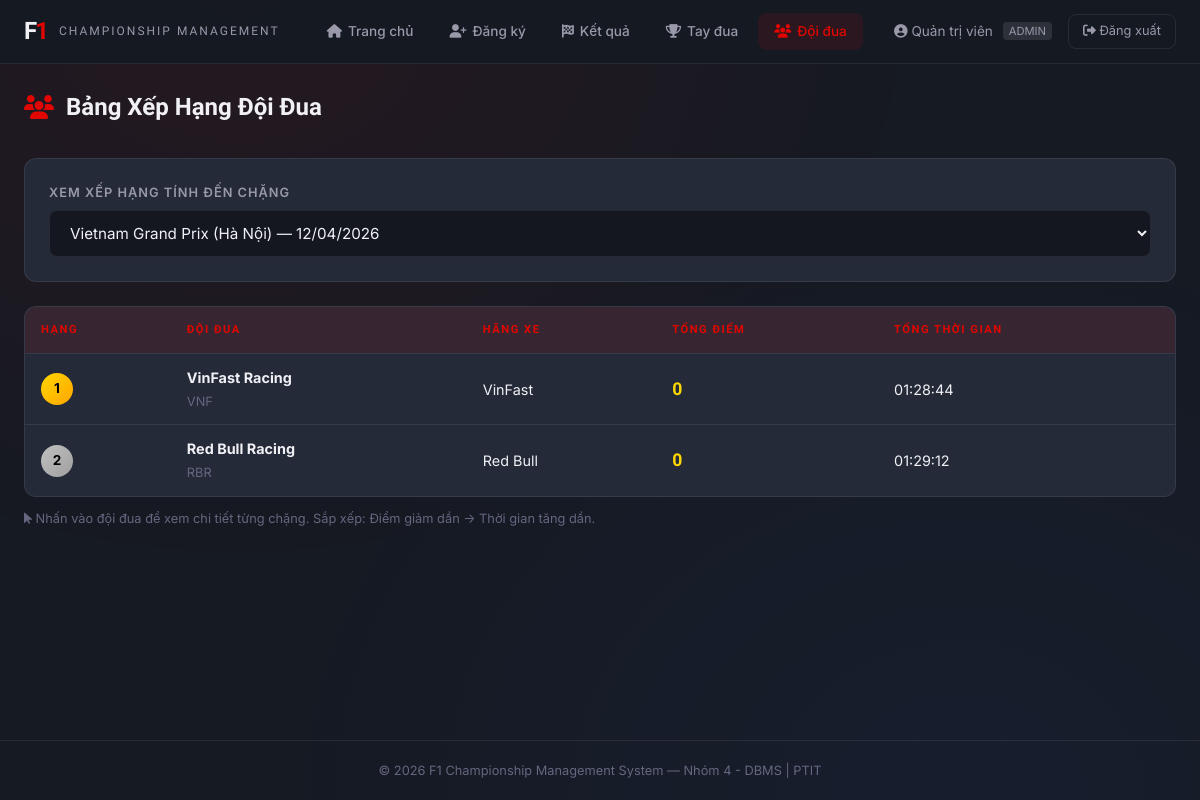
/team_rankings.php?stage_id=1 (signed in), run on the app's committed database.
### tables this page shows
CREATE TABLE IF NOT EXISTS `team` (
    `id`          INT AUTO_INCREMENT PRIMARY KEY,
    `team_code`   VARCHAR(20) NOT NULL UNIQUE,
    `name`        VARCHAR(100) NOT NULL,
    `brand`       VARCHAR(100),
    `description` TEXT
);

### src/team_rankings.php (the view, shortened to what this page needs)
<?php
require_once 'config/database.php';
$stages = $conn->query("
    SELECT s.id, s.name, s.location, s.race_date, s.stage_order
    FROM stage s
    ORDER BY s.stage_order ASC
");
$selectedStage = $_GET['stage_id'] ?? '';
$standings = [];
if ($selectedStage) {
    $stageId = intval($selectedStage);
    $stageCheck = $conn->prepare("SELECT race_date, name FROM stage WHERE id = ?");
    $stageCheck->bind_param("i", $stageId);
    $stageCheck->execute();
    $stageInfo = $stageCheck->get_result()->fetch_assoc();
    $raceDate = strtotime($stageInfo['race_date']);
    $now = time();
    if ($raceDate > $now) {
        $warning = 'Chặng đua "' . $stageInfo['name'] . '" chưa diễn ra. Vui lòng quay lại sau ngày ' . date('d/m/Y', $raceDate) . '.';
    } else {
        $resultCheck = $conn->prepare("
            SELECT COUNT(*) as cnt FROM result res
            JOIN stage s ON res.stage_id = s.id
            WHERE s.tournament_id = (SELECT tournament_id FROM stage WHERE id = ?)
              AND s.stage_order <= (SELECT stage_order FROM stage WHERE id = ?)
        ");
        $resultCheck->bind_param("ii", $stageId, $stageId);
        $resultCheck->execute();
        $hasResults = $resultCheck->get_result()->fetch_assoc()['cnt'] > 0;
        if (!$hasResults) {
            $warning = 'Chưa có kết quả cho chặng đua này. Vui lòng cập nhật kết quả trước.';
        } else {
            $stmt = $conn->prepare("
                SELECT
                    t.id as team_id,
                    t.team_code,
                    t.name as team_name,
                    t.brand,
                    COALESCE(SUM(res.score), 0) as total_points,
                    COALESCE(SUM(
                        CASE WHEN res.finish_time IS NOT NULL AND res.finish_time != ''
                        THEN TIME_TO_SEC(res.finish_time) ELSE 0 END
                    ), 0) as total_time_seconds
                FROM team t
                JOIN contract c ON c.team_id = t.id
                JOIN result res ON res.contract_id = c.id
                JOIN stage s ON res.stage_id = s.id
                WHERE s.tournament_id = (SELECT tournament_id FROM stage WHERE id = ?)
                  AND s.stage_order <= (SELECT stage_order FROM stage WHERE id = ?)
                GROUP BY t.id, t.team_code, t.name, t.brand
                ORDER BY total_points DESC, total_time_seconds ASC
            ");
            $stmt->bind_param("ii", $stageId, $stageId);
            $stmt->execute();
            $standings = $stmt->get_result()->fetch_all(MYSQLI_ASSOC);
        }
    }
}
require_once 'includes/header.php';
?>
<div class="page-container">
    <h1 class="page-title"><i class="fas fa-users"></i> Bảng Xếp Hạng Đội Đua</h1>
    <form method="GET" action="team_rankings.php">
        <div class="filter-bar">
            <div class="form-group">
                <label for="stage_id">Xem xếp hạng tính đến chặng</label>
                <select name="stage_id" id="stage_id" onchange="this.form.submit()">
                    <?php
                    $stages->data_seek(0);
                    while ($s = $stages->fetch_assoc()):
                    ?>
                        <option value="<?php echo $s['id']; ?>" <?php echo $selectedStage == $s['id'] ? 'selected' : ''; ?>>
                            <?php echo htmlspecialchars($s['name'] . ' — ' . date('d/m/Y', strtotime($s['race_date']))); ?>
                        </option>
                    <?php endwhile; ?>
                </select>
            </div>
        </div>
    </form>
    <?php if (!empty($standings)): ?>
        <div class="data-table-wrapper">
            <table class="data-table">
                <thead>
                    <tr>
                        <th>Hạng</th>
                        <th>Đội đua</th>
                        <th>Hãng xe</th>
                        <th>Tổng điểm</th>
                        <th>Tổng thời gian</th>
                    </tr>
                </thead>
                <tbody>
                    <?php foreach ($standings as $idx => $team): ?>
                        <?php
                        $rank = $idx + 1;
                        $rankClass = 'rank-default';
                        if ($rank == 1) $rankClass = 'rank-1';
                        elseif ($rank == 2) $rankClass = 'rank-2';
                        elseif ($rank == 3) $rankClass = 'rank-3';
                        $totalSec = $team['total_time_seconds'];
                        $hours = floor($totalSec / 3600);
                        $mins = floor(($totalSec % 3600) / 60);
                        $secs = $totalSec % 60;
                        $timeFormatted = sprintf('%02d:%02d:%02d', $hours, $mins, $secs);
                        ?>
                        <tr class="clickable"
                            data-href="team_rankings.php?stage_id=<?php echo $selectedStage; ?>&team_id=<?php echo $team['team_id']; ?>">
                            <td><span class="rank-badge <?php echo $rankClass; ?>"><?php echo $rank; ?></span></td>
                            <td>
                                <strong><?php echo htmlspecialchars($team['team_name']); ?></strong>
                                <br><span style="color: var(--text-muted); font-size: 0.8rem;"><?php echo $team['team_code']; ?></span>
                            </td>
                            <td><?php echo htmlspecialchars($team['brand']); ?></td>
                            <td><span class="points-display"><?php echo $team['total_points']; ?></span></td>
                            <td><?php echo $timeFormatted; ?></td>
                        </tr>
                    <?php endforeach; ?>
                </tbody>
            </table>
        </div>
        <p style="margin-top: 12px; color: var(--text-muted); font-size: 0.8rem;">
            <i class="fas fa-mouse-pointer"></i> Nhấn vào đội đua để xem chi tiết từng chặng.
            Sắp xếp: Điểm giảm dần → Thời gian tăng dần.
        </p>
    <?php endif; ?>
</div>
<?php require_once 'includes/footer.php'; ?>

### src/css/style.css (style rules this page uses)
:root { --bg-primary: #161a23; --bg-secondary: #1d222e; --bg-card: #242a38; --bg-card-hover: #2c3345; --bg-input: #141720; --bg-navbar: rgba(22, 26, 35, 0.95); --f1-red: #E10600; --f1-red-dark: #b80500; --f1-red-glow: rgba(225, 6, 0, 0.3); --f1-gold: #FFD700; --f1-silver: #C0C0C0; --f1-bronze: #CD7F32; --f1-green: #00c853; --f1-blue: #2979ff; --f1-orange: #ff9100; --f1-purple: #7c4dff; --text-primary: #f0f0f5; --text-secondary: #9999aa; --text-muted: #666680; --border-color: rgba(255, 255, 255, 0.08); --border-active: rgba(225, 6, 0, 0.5); --shadow-sm: 0 2px 8px rgba(0, 0, 0, 0.3); --shadow-md: 0 4px 16px rgba(0, 0, 0, 0.4); --shadow-lg: 0 8px 32px rgba(0, 0, 0, 0.5); --shadow-glow: 0 0 20px var(--f1-red-glow); --radius-sm: 8px; --radius-md: 12px; --radius-lg: 16px; --radius-xl: 24px; --font-display: 'Orbitron', sans-serif; --font-body: 'Inter', -apple-system, BlinkMacSystemFont, sans-serif; --transition: all 0.3s cubic-bezier(0.4, 0, 0.2, 1); }
*, *::before, *::after { margin: 0; padding: 0; box-sizing: border-box; }
html { scroll-behavior: smooth; }
body { font-family: var(--font-body); background: var(--bg-primary); color: var(--text-primary); min-height: 100vh; line-height: 1.6; overflow-x: hidden; }
body::before { content: ''; position: fixed; top: 0; left: 0; width: 100%; height: 100%; background: radial-gradient(ellipse at 20% 0%, rgba(225, 6, 0, 0.08) 0%, transparent 50%), radial-gradient(ellipse at 80% 100%, rgba(41, 121, 255, 0.05) 0%, transparent 50%); pointer-events: none; z-index: 0; }
.form-group { margin-bottom: 20px; }
.form-group label { display: block; font-size: 0.8rem; font-weight: 600; color: var(--text-secondary); margin-bottom: 6px; text-transform: uppercase; letter-spacing: 1px; }
.form-group input, .form-group select, .form-group textarea { width: 100%; padding: 12px 16px; background: var(--bg-input); border: 1px solid var(--border-color); border-radius: var(--radius-sm); color: var(--text-primary); font-size: 0.95rem; font-family: var(--font-body); transition: var(--transition); outline: none; }
.page-container { max-width: 1200px; margin: 0 auto; padding: 0 24px; }
.page-title { font-family: var(--font-display); font-size: 1.5rem; font-weight: 700; margin-bottom: 32px; display: flex; align-items: center; gap: 12px; }
.page-title i { color: var(--f1-red); }
.filter-bar { display: flex; align-items: end; gap: 16px; background: var(--bg-card); padding: 24px; border-radius: var(--radius-md); border: 1px solid var(--border-color); margin-bottom: 24px; flex-wrap: wrap; }
.filter-bar .form-group { margin-bottom: 0; flex: 1; min-width: 200px; }
.data-table-wrapper { background: var(--bg-card); border: 1px solid var(--border-color); border-radius: var(--radius-md); overflow: hidden; }
.data-table { width: 100%; border-collapse: collapse; }
.data-table thead { background: rgba(225, 6, 0, 0.1); }
.data-table th { padding: 14px 16px; font-family: var(--font-display); font-size: 0.7rem; font-weight: 600; color: var(--f1-red); text-transform: uppercase; letter-spacing: 1.5px; text-align: left; border-bottom: 1px solid var(--border-color); }
.data-table td { padding: 12px 16px; font-size: 0.9rem; border-bottom: 1px solid var(--border-color); vertical-align: middle; }
.data-table tbody tr { transition: var(--transition); }
.data-table tbody tr:last-child td { border-bottom: none; }
.data-table tbody tr.clickable { cursor: pointer; }
.rank-badge { display: inline-flex; align-items: center; justify-content: center; width: 32px; height: 32px; border-radius: 50%; font-weight: 700; font-size: 0.85rem; }
.rank-1 { background: linear-gradient(135deg, #FFD700, #FFA500); color: #000; }
.rank-2 { background: linear-gradient(135deg, #C0C0C0, #A0A0A0); color: #000; }
.points-display { font-family: var(--font-display); font-size: 1.1rem; font-weight: 700; color: var(--f1-gold); }

### data on the page
team: rank "1", name "VinFast Racing", team_code "VNF", brand "VinFast", total_points "0", timeFormatted "01:28:44"
team: rank "2", name "Red Bull Racing", team_code "RBR", brand "Red Bull", total_points "0", timeFormatted "01:29:12"

### other printed values
$user['full_name'] "Quản trị viên"
form field stage_id "Vietnam Grand Prix (Hà Nội) — 12/04/2026"
